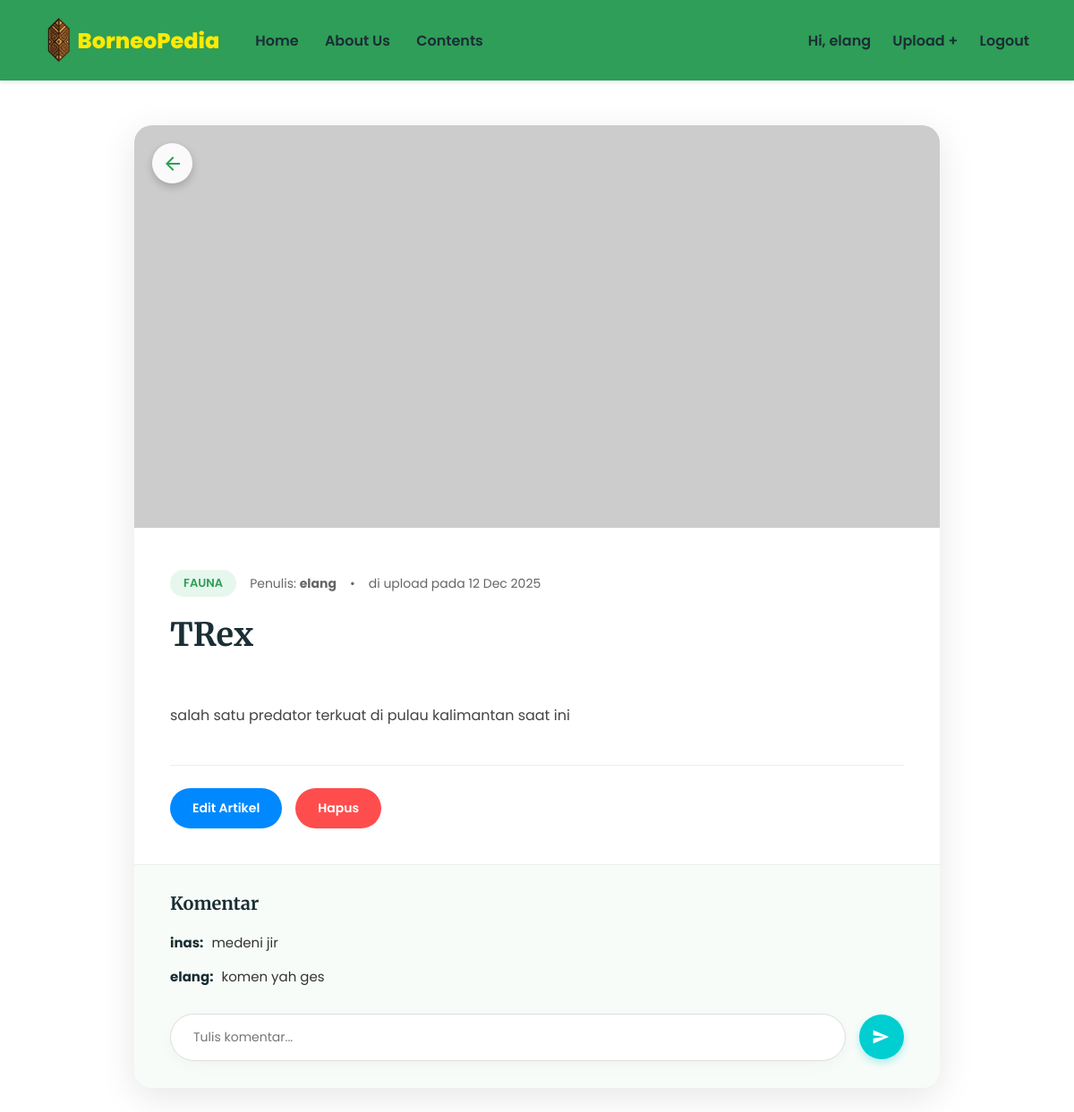
Page /detail.php?id=3 (signed in) on the committed database.
### tables this page shows
CREATE TABLE `contents` (
  `id` int(11) NOT NULL,
  `user_id` int(11) NOT NULL,
  `nama` varchar(100) NOT NULL,
  `tipe` varchar(50) NOT NULL,
  `informasi` text NOT NULL,
  `foto` varchar(255) NOT NULL,
  `created_at` timestamp NOT NULL DEFAULT current_timestamp()
);

CREATE TABLE `users` (
  `id` int(11) NOT NULL,
  `username` varchar(50) NOT NULL,
  `password` varchar(255) NOT NULL
);

CREATE TABLE `komentar` (
  `id` int(11) NOT NULL,
  `content_id` int(11) NOT NULL,
  `user_id` int(11) NOT NULL,
  `isi` text NOT NULL,
  `tanggal` timestamp NOT NULL DEFAULT current_timestamp()
);

### detail.php (the view, shortened to what this page needs)
<?php
include 'koneksi.php';
$id_content = $_GET['id'];
$query = mysqli_query($conn, "SELECT contents.*, users.username
                              FROM contents
                              JOIN users ON contents.user_id = users.id
                              WHERE contents.id = '$id_content'");
$data = mysqli_fetch_assoc($query);
$query_komen = mysqli_query($conn, "SELECT komentar.*, users.username
                                    FROM komentar
                                    JOIN users ON komentar.user_id = users.id
                                    WHERE content_id = '$id_content'
                                    ORDER BY tanggal DESC");
?>
<!DOCTYPE html>
<html lang="id">
<head>
</head>
<body>
    <nav>
        <div class="nav-left">
             <a href="index.php" class="logo">
            <img src="asset/logofix.png" class="logo-img"> BorneoPedia</a>
            <div class="nav-links">
                <a href="index.php">Home</a>
                <a href="about.php">About Us</a>
                <a href="contents.php">Contents</a>
            </div>
        </div>
        <div class="nav-right">
            <?php if(isset($_SESSION['status']) && $_SESSION['status'] == 'login'): ?>
                <span>Hi, <?php echo $_SESSION['username']; ?></span>
                <a href="upload.php">Upload +</a>
                <a href="logout.php">Logout</a>
            <?php else: ?>
                <a href="login.php">Login</a>
                <a href="register.php">Daftar</a>
            <?php endif; ?>
        </div>
    </nav>
    <main class="detail-container">
        <div class="card-detail">
            <a href="contents.php" class="btn-back-arrow" title="Kembali">
                <svg class="icon-back" viewBox="0 0 24 24">
                    <path d="M20 11H7.83l5.59-5.59L12 4l-8 8 8 8 1.41-1.41L7.83 13H20v-2z"></path>
                </svg>
            </a>
            <img src="<?php echo $data['foto']; ?>" class="detail-img" onerror="this.src='https://via.placeholder.com/800x450?text=Gambar+Tidak+Valid'">
            <div class="detail-body">
                <div class="meta-header">
                    <span class="badge-type"><?php echo $data['tipe']; ?></span>
                    <span>Penulis: <b><?php echo $data['username']; ?></b></span>
                    <span>&bull;</span>
                    <span>di upload pada <?php echo date('d M Y', strtotime($data['created_at'])); ?></span>
                </div>
                <h1><?php echo $data['nama']; ?></h1>
                <div class="content-text">
                    <?php echo nl2br(htmlspecialchars($data['informasi'])); ?>
                </div>
                <div class="action-area">
                    <?php if(isset($_SESSION['user_id']) && $_SESSION['user_id'] == $data['user_id']): ?>
                        <a href="edit.php?id=<?php echo $data['id']; ?>" class="btn btn-edit">Edit Artikel</a>
                        <a href="#" onclick="bukaPopupHapus(); return false;" class="btn btn-delete">Hapus</a>
                    <?php endif; ?>
                </div>
            </div>
            <div class="comment-section">
                <h3 class="comment-title">Komentar</h3>
                <div class="comment-list">
                    <?php if(mysqli_num_rows($query_komen) > 0): ?>
                        <?php while($komen = mysqli_fetch_assoc($query_komen)): ?>
                            <div class="comment-item">
                                <span class="comment-user"><?php echo $komen['username']; ?>:</span>
                                <span><?php echo htmlspecialchars($komen['isi']); ?></span>
                            </div>
                        <?php endwhile; ?>
                    <?php else: ?>
                        <p style="color:#aaa; font-style:italic;">Belum ada komentar.</p>
                    <?php endif; ?>
                </div>
                <?php if(isset($_SESSION['status']) && $_SESSION['status'] == 'login'): ?>
                    <form method="POST" class="comment-form">
                        <input type="text" name="isi_komentar" class="input-comment" placeholder="Tulis komentar..." required autocomplete="off">
                        <button type="submit" name="kirim_komentar" class="btn-send">
                            <svg class="icon-send" viewBox="0 0 24 24">
                                <path d="M2.01 21L23 12 2.01 3 2 10l15 2-15 2z"></path>
                            </svg>
                        </button>
                    </form>
                <?php else: ?>
                    <p><a href="login.php" style="color:#2F9E58; font-weight:bold;">Login</a> untuk menulis komentar.</p>
                <?php endif; ?>
            </div>
        </div>
    </main>
</body>
</html>

### detail.php (style rules this page uses)
* { margin: 0; padding: 0; box-sizing: border-box; text-decoration: none; }
html, body { margin: 0; padding: 0; width: 100%; height: 100%; }
body { font-family: 'Poppins', sans-serif; background-image: url('asset/bg_kedua.png'); background-attachment: fixed; background-size: cover; background-position: center; background-repeat: no-repeat; min-height: 100vh; display: flex; flex-direction: column; }
nav { background-color: #2F9E58; display: flex; justify-content: space-between; align-items: center; padding: 20px 50px; box-shadow: 0 2px 5px rgba(0,0,0,0.1); position: sticky; top: 0; z-index: 1000; }
.nav-left { display: flex; align-items: center; gap: 40px; }
.logo { font-size: 24px; font-weight: 800; color: #ffea00ff; display: flex; align-items: center; }
.logo-img { height: 50px; width: auto; margin-right: 5px; vertical-align: middle; }
.nav-links a, .nav-right a, .nav-right span { color: #1a2e35; font-weight: 600; font-size: 16px; transition: color 0.3s; }
.nav-links a { margin-right: 25px; }
.nav-right a { margin-left: 20px; }
.detail-container { flex: 1; padding: 50px 20px; display: flex; justify-content: center; align-items: flex-start; }
.card-detail { background: white; width: 100%; max-width: 900px; border-radius: 20px; overflow: hidden; box-shadow: 0 10px 40px rgba(0,0,0,0.1); margin-bottom: 50px; position: relative; }
.detail-img { width: 100%; height: 450px; object-fit: cover; background-color: #eee; }
.btn-back-arrow { position: absolute; top: 20px; left: 20px; background-color: rgba(255, 255, 255, 0.9); width: 45px; height: 45px; border-radius: 50%; display: flex; justify-content: center; align-items: center; box-shadow: 0 4px 10px rgba(0,0,0,0.2); transition: transform 0.2s, background-color 0.2s; z-index: 10; }
.icon-back { width: 24px; height: 24px; fill: #2F9E58; }
.detail-body { padding: 40px; }
.meta-header { display: flex; align-items: center; gap: 15px; margin-bottom: 20px; font-size: 14px; color: #666; flex-wrap: wrap; }
.badge-type { background-color: #e6f7ed; color: #2F9E58; padding: 5px 15px; border-radius: 50px; font-weight: 600; font-size: 13px; text-transform: uppercase; }
h1 { font-family: 'Merriweather', serif; font-size: 36px; color: #1a2e35; margin-bottom: 25px; }
.content-text { font-size: 16px; line-height: 1.8; color: #444; text-align: justify; margin-bottom: 40px; white-space: pre-line; }
.action-area { border-top: 1px solid #eee; padding-top: 25px; display: flex; gap: 15px; }
.btn { padding: 12px 25px; border-radius: 50px; font-weight: 600; font-size: 14px; cursor: pointer; transition: transform 0.2s, opacity 0.2s; display: inline-block; }
.btn-edit { background-color: #0088ff; color: white; }
.btn-delete { background-color: #ff4d4d; color: white; }
.comment-section { background-color: #f8fcf9; padding: 30px 40px; border-top: 1px solid #eee; }
.comment-title { font-family: 'Merriweather', serif; font-size: 20px; color: #1a2e35; margin-bottom: 20px; }
.comment-list { margin-bottom: 30px; }
.comment-item { margin-bottom: 15px; font-size: 15px; color: #333; }
.comment-user { font-weight: 700; color: #1a2e35; margin-right: 5px; }
.comment-form { display: flex; align-items: center; gap: 15px; width: 100%; }
.input-comment { flex: 1; padding: 15px 25px; border-radius: 50px; border: 1px solid #ddd; background-color: white; font-family: 'Poppins', sans-serif; font-size: 14px; outline: none; box-shadow: 0 5px 15px rgba(0,0,0,0.03); }
.btn-send { background-color: #00ced1; color: white; border: none; width: 50px; height: 50px; border-radius: 50px; display: flex; justify-content: center; align-items: center; cursor: pointer; box-shadow: 0 4px 10px rgba(0, 206, 209, 0.3); transition: background 0.3s; }
.icon-send { width: 20px; height: 20px; fill: white; margin-left: -2px; }

### rows in the picture
contents: tipe "FAUNA", user.username "elang", created_at "12 Dec 2025", nama "TRex", informasi "salah satu predator terkuat di pulau kalimantan saat ini"
komentar: user.username "inas", isi "medeni jir"
komentar: user.username "elang", isi "komen yah ges"

### other values in the picture
$_SESSION['username'] "elang"
